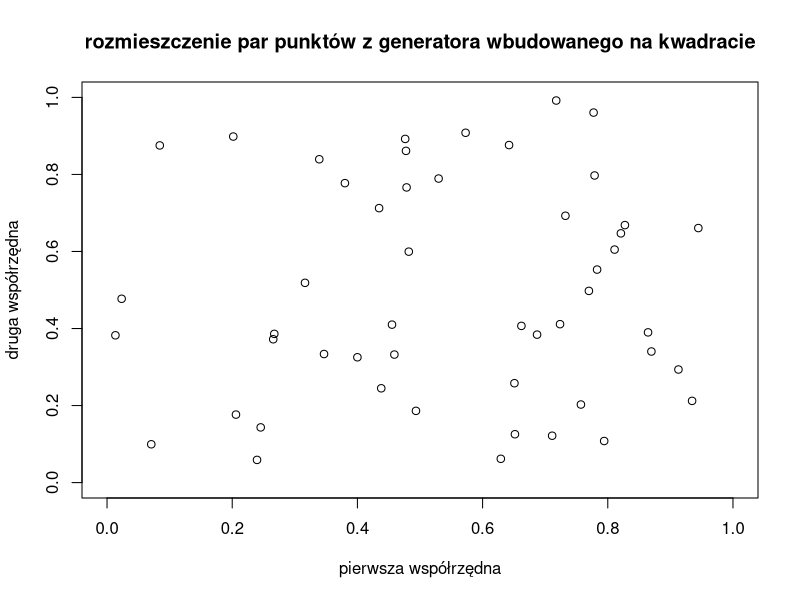
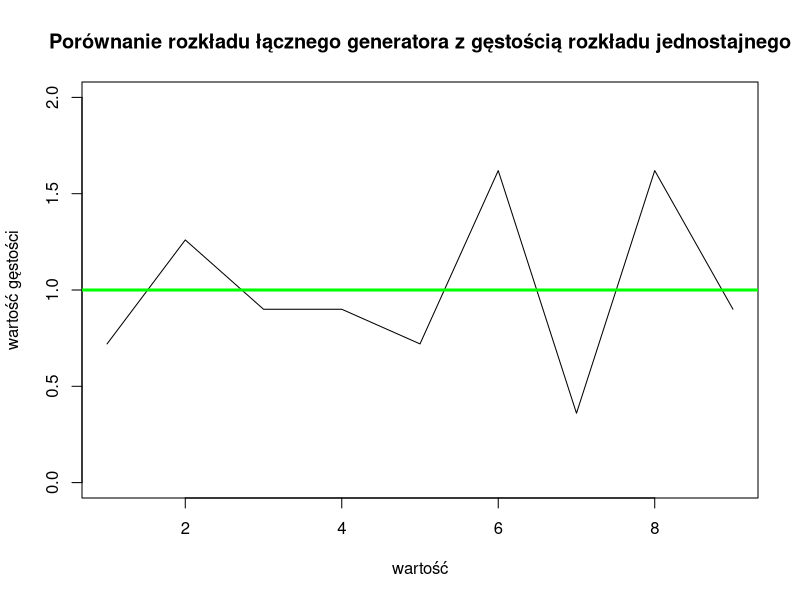
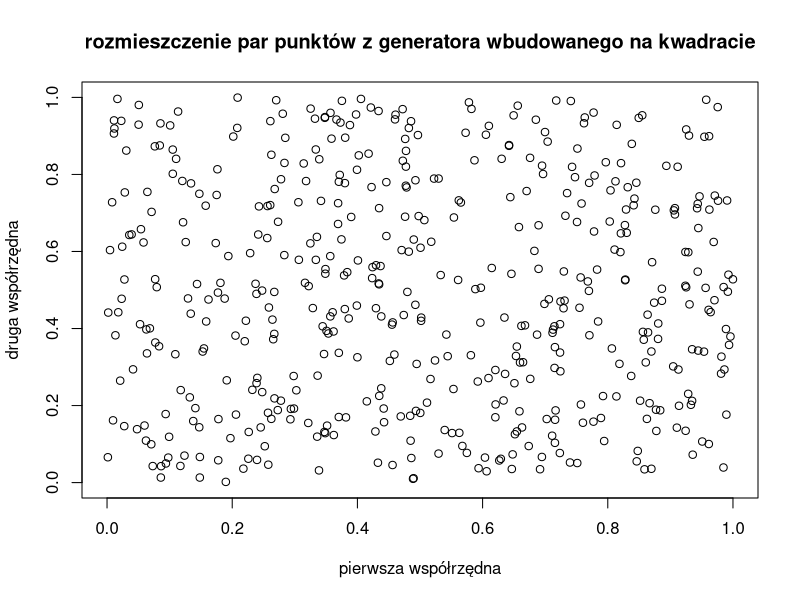
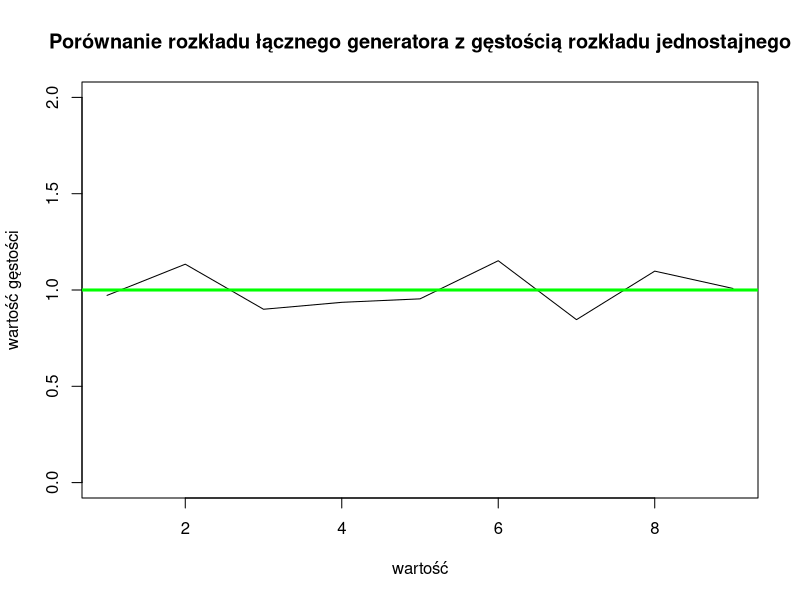
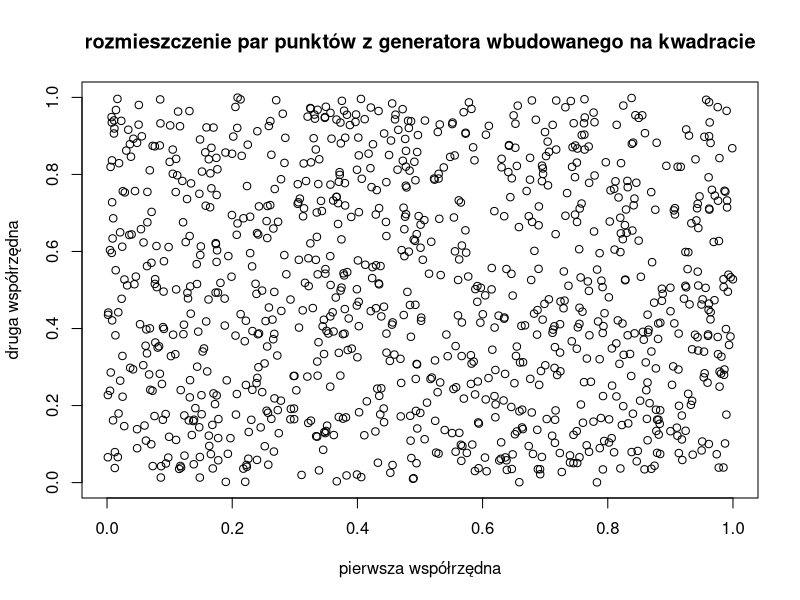
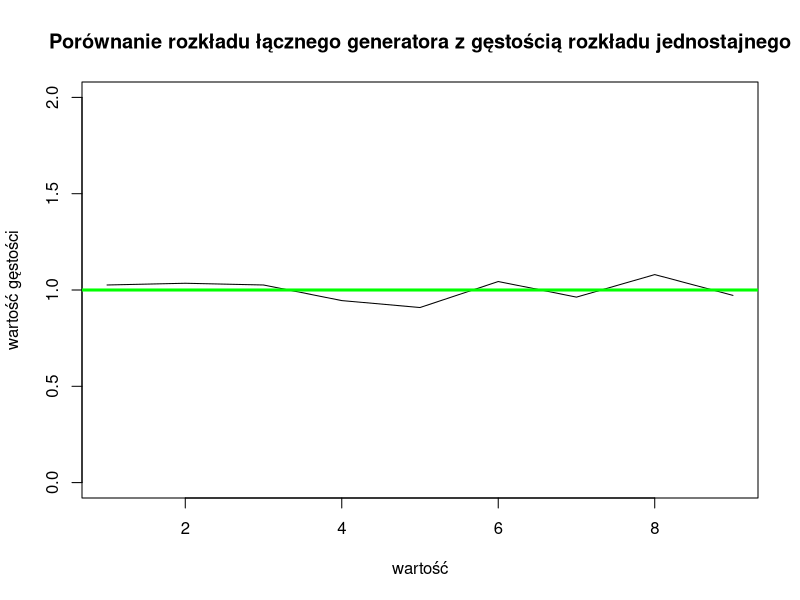

The R source for these figures, in order:
for (no.repeats in c(50, 500, 1000)) {

	# set the randomisation seed

	set.seed(1)

	# generate the random pairs

	random.values = runif(2 * no.repeats)
	x.values = random.values[2 * 1:no.repeats - 1]
	y.values = random.values[2 * 1:no.repeats]

	# plot the pairs on a square

	png(paste("square_", no.repeats, ".png", sep = ""))
	plot(x.values, y.values, xlim = c(0, 1), ylim = c(0, 1), main = "rozmieszczenie par punktów z generatora wbudowanego na kwadracie", xlab = "pierwsza współrzędna", ylab = "druga współrzędna")
	dev.off()

	# plot the density

	grid.size = 3
	occurences = matrix(0, grid.size, grid.size)
	for (i in 1:no.repeats) {
		occurences[1 + floor(grid.size * x.values[i]), 1 + floor(grid.size * y.values[i])] = occurences[1 + floor(grid.size * x.values[i]), 1 + floor(grid.size * y.values[i])] + 1
	}
	occurences <- c(occurences)

	png(paste("frequency_", no.repeats, ".png", sep = ""))
	plot(1:grid.size^2, occurences / no.repeats * grid.size^2, type = "l", ylim = c(0, 2), main = "Porównanie rozkładu łącznego generatora z gęstością rozkładu jednostajnego", xlab = "wartość", ylab = "wartość gęstości")
	abline(h = 1, col = "green", lwd = 3)
	dev.off()
}
